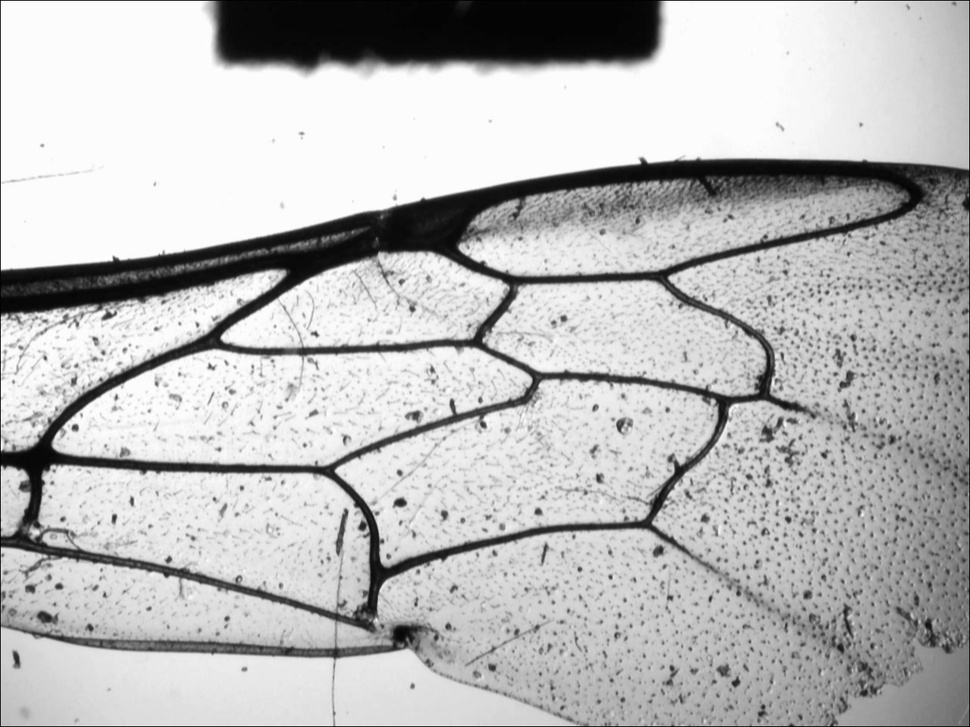
#> input picture filter 1.0/out4.jpg, 970 x 727 px, shrunk from 1280 x 960 before the run, given in place of 4.png, which was not available
$ python filter.py
#> lines starting #> are read from the running program, lines starting #| are printed output that depends on the picture; after the words box and inside, x2 and y2 are one past the last pixel; in counts of white or black regions, pixels touching at a corner belong together; pictures that were not available may be replaced by others from this repository, and a replacement may not be noted
from PIL import Image, ImageChops, ImageEnhance, ImageFilter
import cv2
import numpy as np
import time


def adjust_brightness(inp, out):
    img = Image.open(inp)
    brightness_range = [175, 185]

    def get_brightness():
        value_list = []
        for i in range(img.width):
            for j in range(img.height):
                value_list.append(img.getpixel((i, j)))

        avg = sum(value_list) / len(value_list)

        return int(avg)

    while True:
        avg = get_brightness()
        if brightness_range[0] <= avg <= brightness_range[1]:
            break

        distance = 180 - avg
        enhancer = ImageEnhance.Brightness(img)
        img = enhancer.enhance((100 + distance) / 100)

    img.save(out)


def gray_filter(inp, out):
    img = cv2.imread(inp)
    gray = cv2.cvtColor(img, cv2.COLOR_BGR2GRAY)
    cv2.imwrite(out, gray)


def median_filter(inp, out):
    img_noisy = cv2.imread(inp, 0)
    img_new = cv2.medianBlur(img_noisy, 3)
    cv2.imwrite(out, img_new)


def binary_filter(inp, out):
    img = cv2.imread(inp)
    gray = cv2.cvtColor(img, cv2.COLOR_BGR2GRAY)
    _, thresh = cv2.threshold(gray, 100, 255, cv2.THRESH_BINARY)
    cv2.imwrite(out, thresh)


def invert_filter(inp, out):
    img = Image.open(inp)
    inv_img = ImageChops.invert(img)
    inv_img.save(out)


def gaussian_filter(inp, out):
    image = cv2.imread(inp, cv2.IMREAD_GRAYSCALE)
    image = cv2.GaussianBlur(image, (5, 5), 0)
    cv2.imwrite(out, image)


def preprocess_image(img_bin):
    kernel = np.ones((5, 5), np.uint8)
    dilated = cv2.dilate(img_bin, kernel, iterations=1)
    return dilated

def skeleton_filter(inp, out):
    img_bin = cv2.imread(inp, 0)

    img_bin = preprocess_image(img_bin)

    size = np.size(img_bin)
    skel = np.zeros(img_bin.shape, np.uint8)

    element = cv2.getStructuringElement(cv2.MORPH_CROSS, (3, 3))
    done = False

    while not done:
        eroded = cv2.erode(img_bin, element)
        temp = cv2.dilate(eroded, element)
        temp = cv2.subtract(img_bin, temp)
        skel = cv2.bitwise_or(skel, temp)
        img_bin = eroded.copy()

        zeros = size - cv2.countNonZero(img_bin)
        if zeros == size:
            done = True

    skel_inv = cv2.bitwise_not(skel)

    cv2.imwrite(out, skel_inv)


def crop_wing(inp, out):
    image = cv2.imread(inp, cv2.IMREAD_GRAYSCALE)

    contours, _ = cv2.findContours(image, cv2.RETR_EXTERNAL, cv2.CHAIN_APPROX_SIMPLE)

    if contours:
        largest_contour = max(contours, key=cv2.contourArea)
        x, y, w, h = cv2.boundingRect(largest_contour)
        cropped_image = image[y:y+h, x:x+w]
        cropped_pil_image = Image.fromarray(cropped_image)

        cropped_pil_image.save(out)
    else:
        raise ValueError
        print("No significant object found.")


def noise_removal(inp, out):
    gray_filter(inp, 'out1.jpg')
#> in gray_filter, img is the input picture: shape (727, 970, 3); min 0, max 255, mean 185.6
    adjust_brightness('out1.jpg', 'out2.jpg')

    median_filter('out2.jpg', 'out3.jpg')
    # average_filter('out3.jpg', 'out4.jpg')
    gaussian_filter('out3.jpg', 'out5.jpg')
    invert_filter('out5.jpg', 'out6.jpg')
#> in invert_filter, `inv_img = ImageChops.invert(img)`:
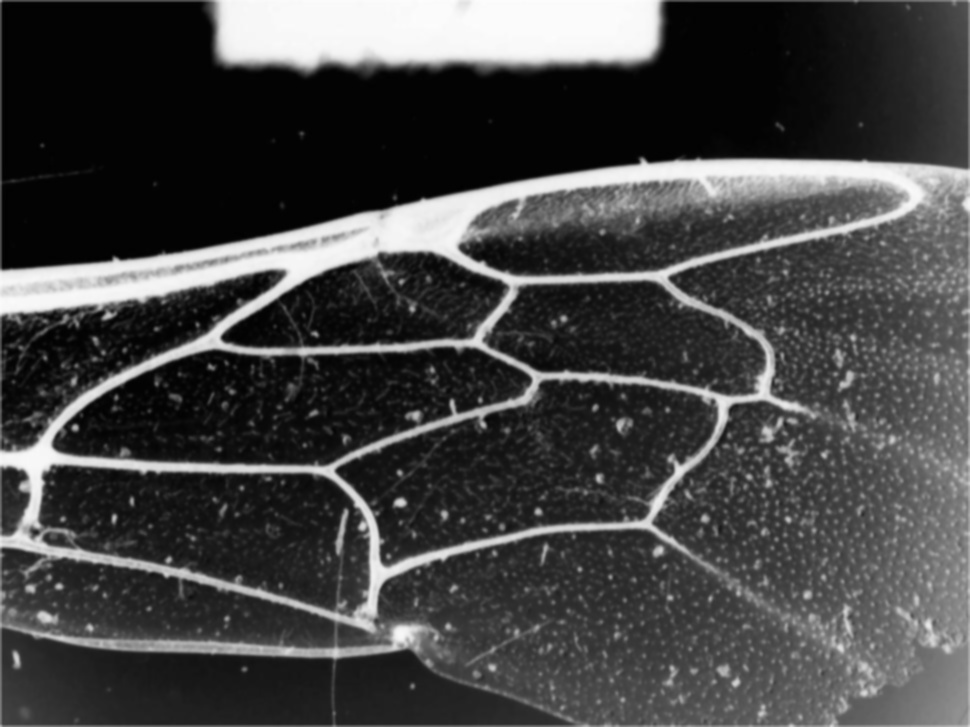
#> inv_img: PIL image 970x727 L; min 0, max 253, mean 68.8
    binary_filter('out6.jpg', 'out7.jpg')
#> in binary_filter, `_, thresh = cv2.threshold(gray, 100, 255, cv2.THRESH_BINARY)`:
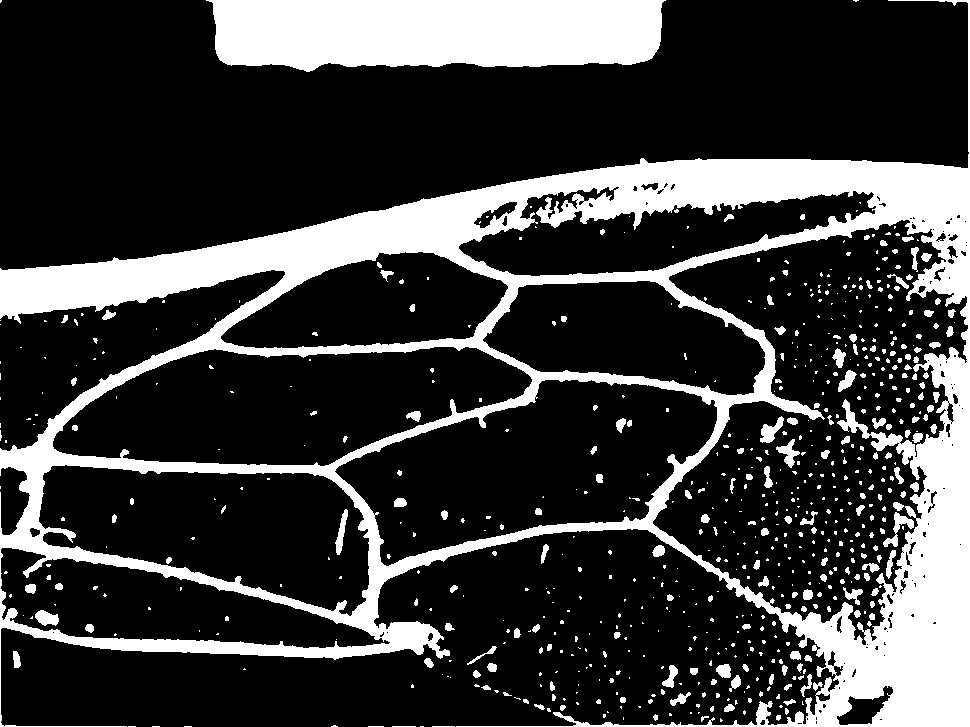
#> thresh: shape (727, 970); 23.5% white; 696 white regions (502 under 20 px)
    # [4 lines of commented-out code are left out]
    skeleton_filter('out7.jpg', 'out8.jpg')
#> in preprocess_image, `dilated = cv2.dilate(img_bin, kernel, iterations=1)`:
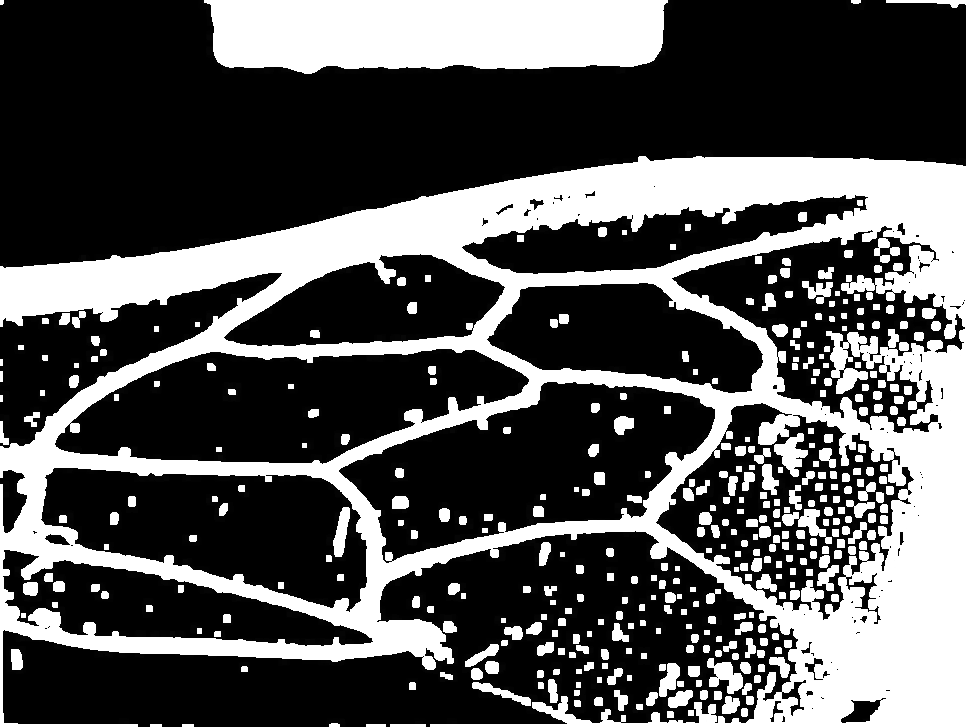
#> dilated: shape (727, 970); min 0, max 255, mean 85.9
#> in skeleton_filter, `size = np.size(img_bin)`: size = 705190
#> the loop in skeleton_filter, `while not done:` made 154 passes
#> zeros on passes 1 to 3: 397124, 420567, 443518
#> pass 1, in skeleton_filter, `temp = cv2.subtract(img_bin, temp)`:
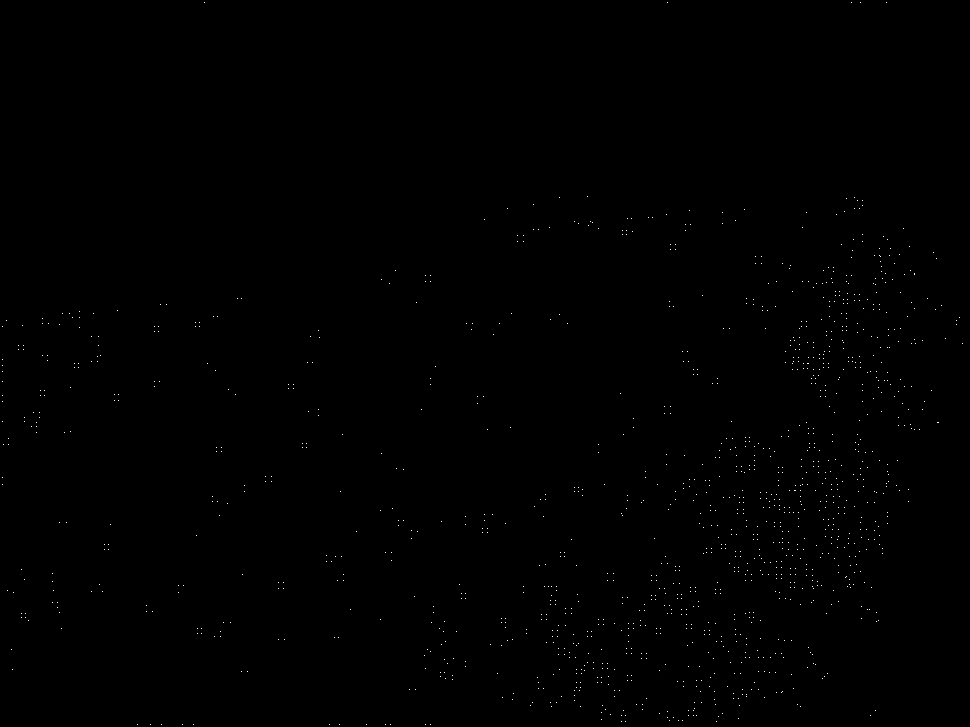
#> temp: shape (727, 970); min 0, max 255, mean 0.5
#> after the loop in skeleton_filter, `while not done:`: eroded: shape (727, 970); every value is 0
#> in skeleton_filter, `skel_inv = cv2.bitwise_not(skel)`:
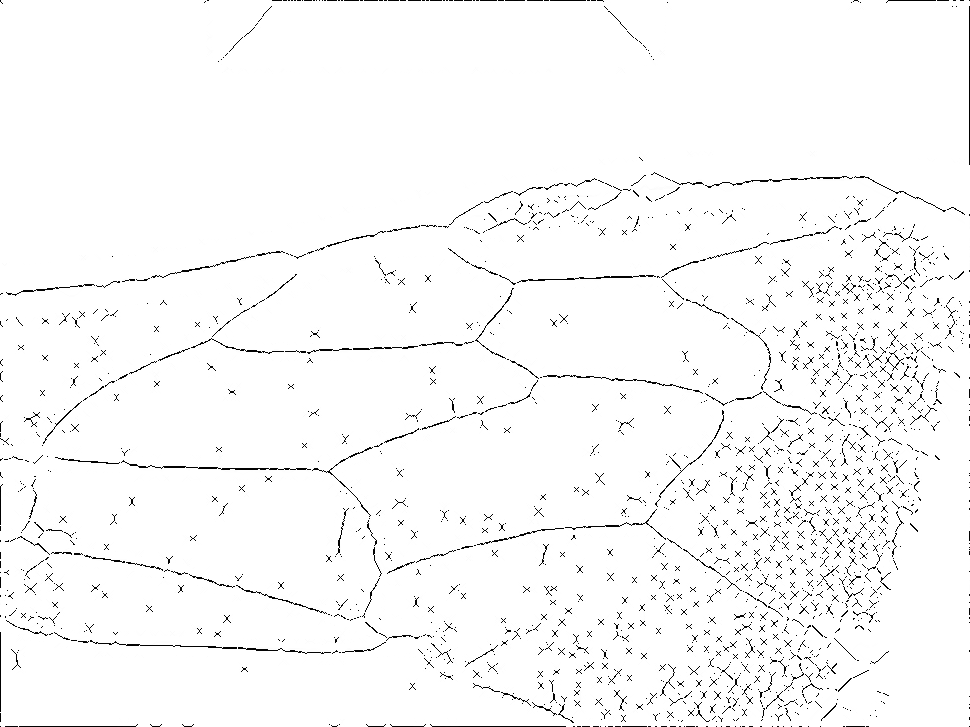
#> skel_inv: shape (727, 970); min 0, max 255, mean 248.5
    invert_filter('out8.jpg', 'out9.jpg')
    crop_wing('out9.jpg', 'out10.jpg')
#> in crop_wing, `contours, _ = cv2.findContours(image, cv2.RETR_EXTERNAL, cv2.CHAIN_APP..`: contours = 315 contours, 241 with area under 20; largest, box (x1, y1, x2, y2) and area: (0, 152, 970, 727) 292649, (224, 0, 656, 64) 2527, (0, 256, 256, 296) 1664, (40, 304, 120, 328) 906, (232, 272, 304, 328) 702
#> in crop_wing, `largest_contour = max(contours, key=cv2.contourArea)`: largest_contour = contour of 11134 points, box (x1, y1, x2, y2) (0, 152, 970, 727), area 292649
#> in crop_wing, `x, y, w, h = cv2.boundingRect(largest_contour)`: x = 0; y = 152; w = 970; h = 575
#> in crop_wing, `cropped_image = image[y:y+h, x:x+w]`:
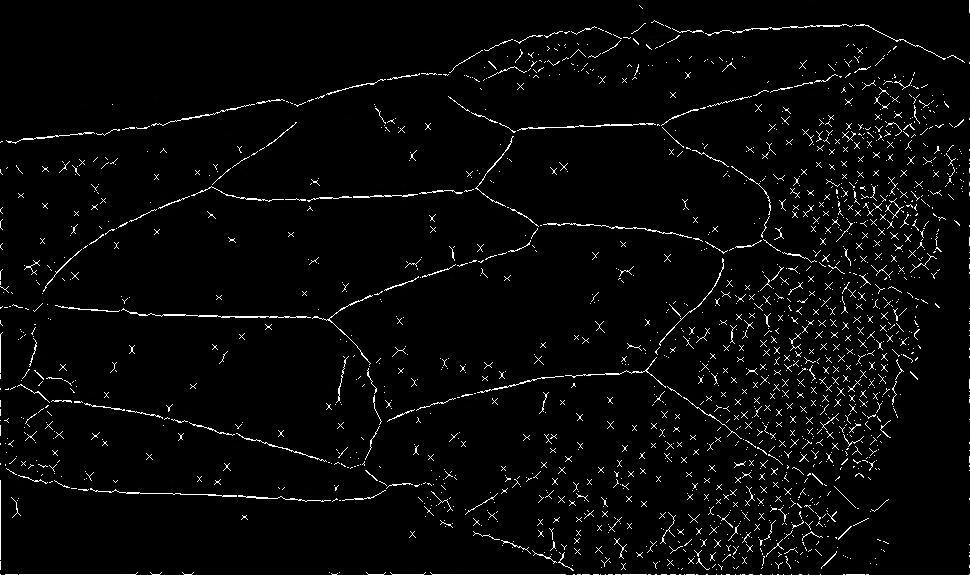
#> cropped_image: shape (575, 970); min 0, max 255, mean 9


start_time = time.time()

noise_removal('4.png', 'out.jpg')

end_time = time.time()

print(end_time - start_time)
